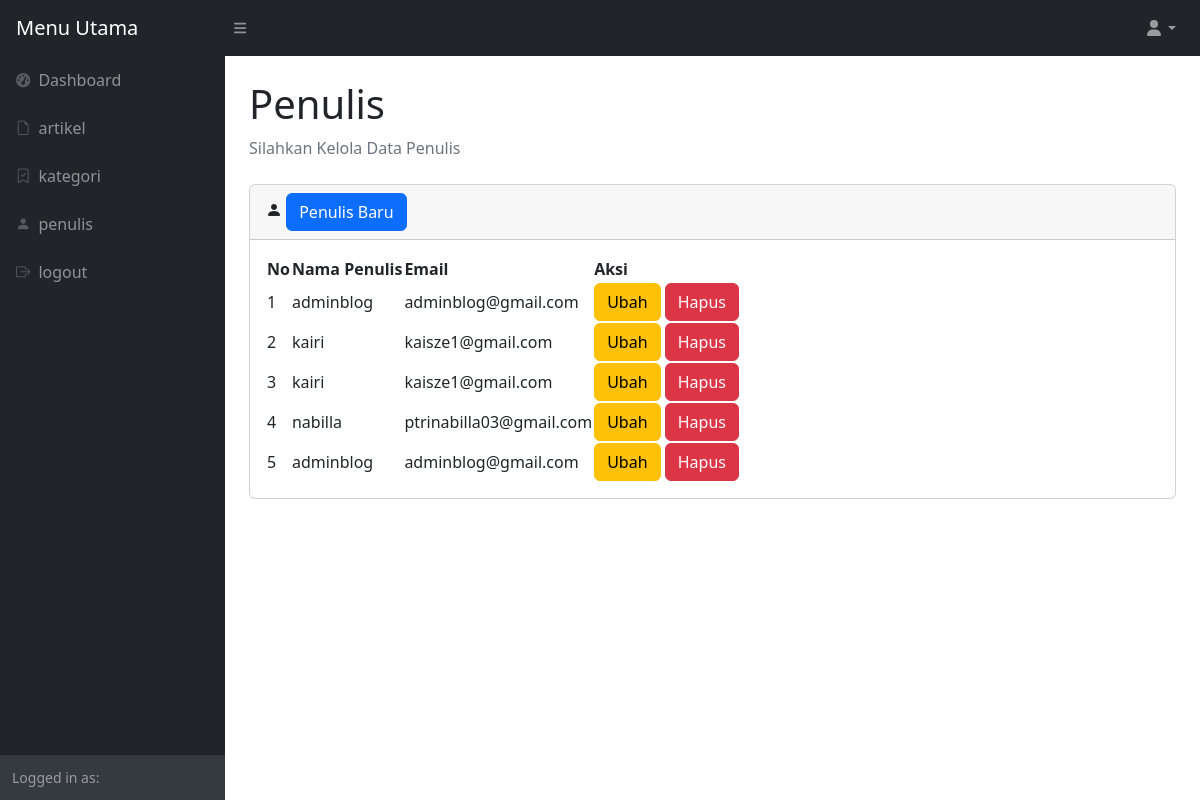
The page /admin/penulis.php on the database its author committed.
### tables this page shows
CREATE TABLE IF NOT EXISTS `penulis` (
  `id_penulis` int NOT NULL AUTO_INCREMENT,
  `nama_penulis` varchar(50) DEFAULT NULL,
  `email` varchar(50) DEFAULT NULL,
  `password` varchar(50) DEFAULT NULL,
  PRIMARY KEY (`id_penulis`)
);

### admin/penulis.php (the view, shortened to what this page needs)
<?php
require 'function.php';
?>
<!DOCTYPE html>
<html lang="en">
    <head>
        <link href="https://cdn.jsdelivr.net/npm/simple-datatables@7.1.2/dist/style.min.css" rel="stylesheet" />
        <link href="css/styles.css" rel="stylesheet" />
        <link rel="stylesheet" href="https://cdn.jsdelivr.net/npm/bootstrap-icons@1.11.3/font/bootstrap-icons.min.css">
    </head>
    <body class="sb-nav-fixed">
        <nav class="sb-topnav navbar navbar-expand navbar-dark bg-dark">
            <a class="navbar-brand ps-3" href="index.php">Menu Utama</a>
            <button class="btn btn-link btn-sm order-1 order-lg-0 me-4 me-lg-0" id="sidebarToggle" href="#!"><i class="fas fa-bars"></i></button>
            <ul class="navbar-nav ms-auto me-0 me-md-3 my-2 my-md-0">
                <li class="nav-item dropdown">
                    <a class="nav-link dropdown-toggle" id="navbarDropdown" href="#" role="button" data-bs-toggle="dropdown" aria-expanded="false"><i class="fas fa-user fa-fw"></i></a>
                </li>
            </ul>
        </nav>
        <div id="layoutSidenav">
            <div id="layoutSidenav_nav">
                <nav class="sb-sidenav accordion sb-sidenav-dark" id="sidenavAccordion">
                    <div class="sb-sidenav-menu">
                        <div class="nav">
                        <a class="nav-link" href="index.php">
                                <div class="sb-nav-link-icon"><i class="fas fa-tachometer-alt"></i></div>
                                Dashboard
                            </a>
                            <a class="nav-link" href="artikel.php">
                                <div class="sb-nav-link-icon"><i class="bi bi-file-earmark"></i></div>
                                artikel
                            </a>
                            <a class="nav-link" href="kategori.php">
                                <div class="sb-nav-link-icon"><i class="bi bi-bookmark-check"></i></div>
                                kategori
                            </a>
                            <a class="nav-link" href="penulis.php">
                                <div class="sb-nav-link-icon"><i class="bi bi-person-fill"></i></div>
                                penulis
                            </a>
                            <a class="nav-link" href="logout.php">
                                <div class="sb-nav-link-icon"><i class="bi bi-box-arrow-right"></i></div>
                                logout
                            </a>
                        </div>
                    </div>
                    <div class="sb-sidenav-footer">
                        <div class="small">Logged in as:</div>
                    </div>
                </nav>
            </div>
            <div id="layoutSidenav_content">
                <main>
                    <div class="container-fluid px-4">
                        <h1 class="mt-4">Penulis</h1>
                        <ol class="breadcrumb mb-4">
                            <li class="breadcrumb-item active">Silahkan Kelola Data Penulis</li>
                        </ol>
                        <div class="card mb-4">
                            <div class="card-header">
                            <i class="bi bi-person-fill"></i>
                            <button class="btn btn-primary" name="btn_penulis_baru" id="btn_penulis_baru" data-bs-toggle="modal" data-bs-target="#ModalPenulis">Penulis Baru</button>
                            </div>
                            <div class="card-body">
                                <table id="datatablesSimple">
                                    <thead>
                                        <tr>
                                            <th>No</th>
                                            <th>Nama Penulis</th>
                                            <th>Email</th>
                                            <th>Aksi</th>
                                        </tr>
                                    </thead>
                                    <tbody>
                                        <?php
                                            $sql = "SELECT id_penulis, nama_penulis, email FROM penulis ORDER BY id_penulis DESC";
                                            $result = mysqli_query($conn, $sql);
                                            if (mysqli_num_rows($result) > 0) {
                                                $nomor_urut = 0;
                                              while($row = mysqli_fetch_assoc($result)) {
                                                $nomor_urut++;
                                                $data_id_penulis = $row['id_penulis'];
                                                $data_nama_penulis = $row['nama_penulis'];
                                                $data_email = $row['email'];
                                            ?>
                                            <tr>
                                            <td><?php echo $nomor_urut; ?></td>
                                            <td><?php echo $data_nama_penulis; ?></td>
                                            <td><?php echo $data_email; ?></td>
                                            <td>
                                                <button class="btn btn-warning" name="btn_ubah_penulis" data-bs-toggle="modal" data-bs-target="#ModalUpdatePenulis" <?php echo $data_id_penulis; ?>>Ubah</button>
                                                <button class="btn btn-danger" name="btn_hapus_penulis" data-bs-toggle="modal" data-bs-target="#ModalHapusPenulis" <?php echo $data_id_penulis; ?>>Hapus</button>
                                            </td>
                                            </tr>
                                            <?php
                                              }
                                            } else {
                                              echo "0 results";
                                            }
                                        ?>
                                    </tbody>
                                </table>
                            </div>
                        </div>
                    </div>
                </main>
            </div>
        </div>
    </body>
</html>

### rows shown on the page
penulis: nama_penulis "adminblog", email "adminblog@gmail.com"
penulis: nama_penulis "kairi", email "kaisze1@gmail.com"
penulis: nama_penulis "kairi", email "kaisze1@gmail.com"
penulis: nama_penulis "nabilla", email "ptrinabilla03@gmail.com"
penulis: nama_penulis "adminblog", email "adminblog@gmail.com"
